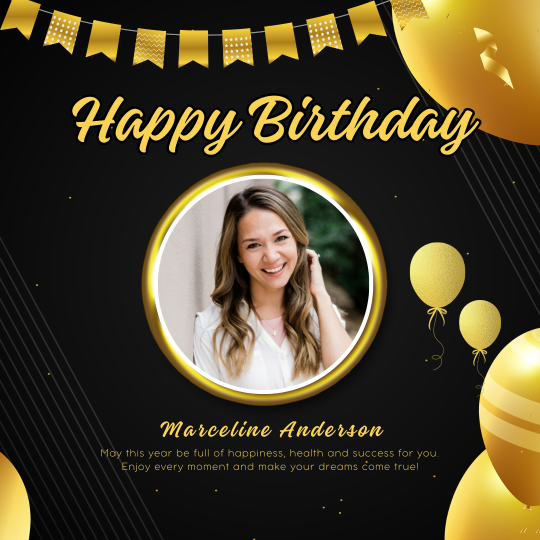
#> input picture edit/Gold Elegant Happy Birthday Instagram Post.png, 1080 x 1080 px (shown at 1/2 size)
$ python editor1.py
#> lines starting #> are read from the running program, lines starting #| are printed output that depends on the picture; after the words box and inside, x2 and y2 are one past the last pixel; in counts of white or black regions, pixels touching at a corner belong together; pictures that were not available may be replaced by others from this repository, and a replacement may not be noted
from PIL import Image, ImageDraw, ImageOps

def crop_to_circle(image):
    # Create a circular mask
    mask = Image.new('L', image.size, 0)
    draw = ImageDraw.Draw(mask)
    draw.ellipse((0, 0, 435, 435), fill=255)

    # Apply the mask to create a circular image
    circular_image = ImageOps.fit(image, mask.size, centering=(0.5, 0.5))
    circular_image.putalpha(mask)
    return circular_image

def place_image_on_card(card_path, photo_path, output_path, position, circle_diameter):
    # Open the images
#> called with photo_path = '6I9A0704.JPG', output_path = 'final_card.png', position = (310, 351), circle_diameter = 420
    card = Image.open(card_path).convert("RGBA")
#> card is the input picture: PIL image 1080x1080 RGBA; mean R, G, B, A 76.3, 66.2, 41.3, 255
    photo = Image.open(photo_path).convert("RGBA")
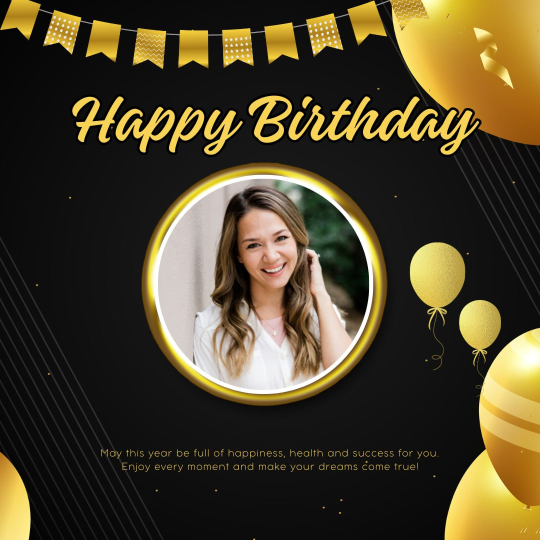
#> input picture Telegram bot/downloads/photo_2024-05-30_10-29-52_7374670649249234948.jpg, 1080 x 1080 px, given in place of 6I9A0704.JPG, which was not available (shown at 1/2 size)

    # Crop the photo to a circle
    photo_cropped = crop_to_circle(photo)
#> in crop_to_circle, `mask = Image.new('L', image.size, 0)`: mask: PIL image 1080x1080 L; every value is 0
#> in crop_to_circle, `circular_image.putalpha(mask)`:
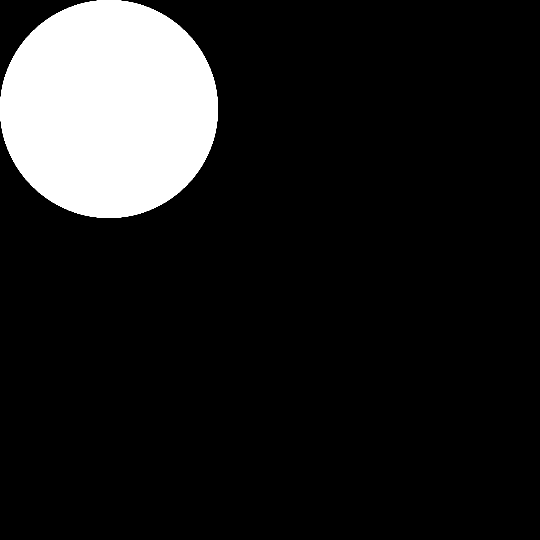
#> mask: PIL image 1080x1080 L (shown at 1/2 size); 12.8% white; 1 white region, box (x1, y1, x2, y2) and area: (0, 0, 436, 436) 149248
#> in crop_to_circle, `circular_image.putalpha(mask)`:
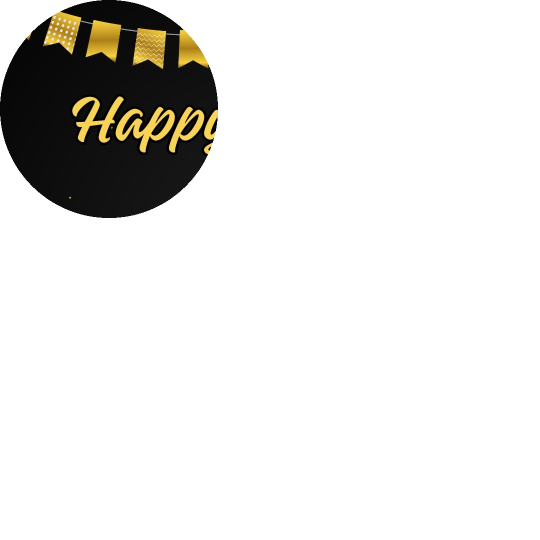
#> circular_image: PIL image 1080x1080 RGBA (shown at 1/2 size); mean R, G, B, A 75.5, 65.6, 41.3, 32.6; transparent parts drawn white

    # Resize the circular photo to fit the circle on the card
    #photo_resized = photo_cropped.resize((circle_diameter, circle_diameter),  Image.Resampling.LANCZOS)

    # Position to place the photo (top-left corner)
    x, y = position

    # Paste the circular photo onto the card
    card.paste(photo_cropped, (x, y), photo_cropped)
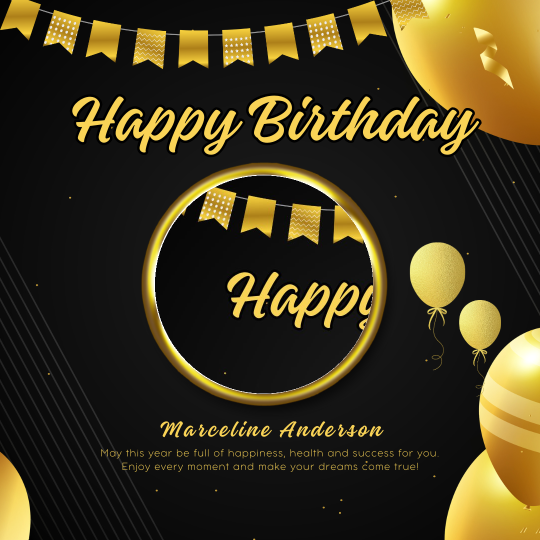
#> card: PIL image 1080x1080 RGBA (shown at 1/2 size); mean R, G, B, A 62.7, 53.6, 27.8, 255

    # Save the result
    card.save(output_path, format="PNG")

# Example usage
card_path = 'Gold Elegant Happy Birthday Instagram Post.png'  # Path to the birthday card image
photo_path = '6I9A0704.JPG'      # Path to the photo to insert
output_path = 'final_card.png'   # Path to save the final image
position = (310, 351)            # Position (top-left corner) to place the photo on the card
circle_diameter = 420            # Diameter of the circle where the photo should be placed

place_image_on_card(card_path, photo_path, output_path, position, circle_diameter)
